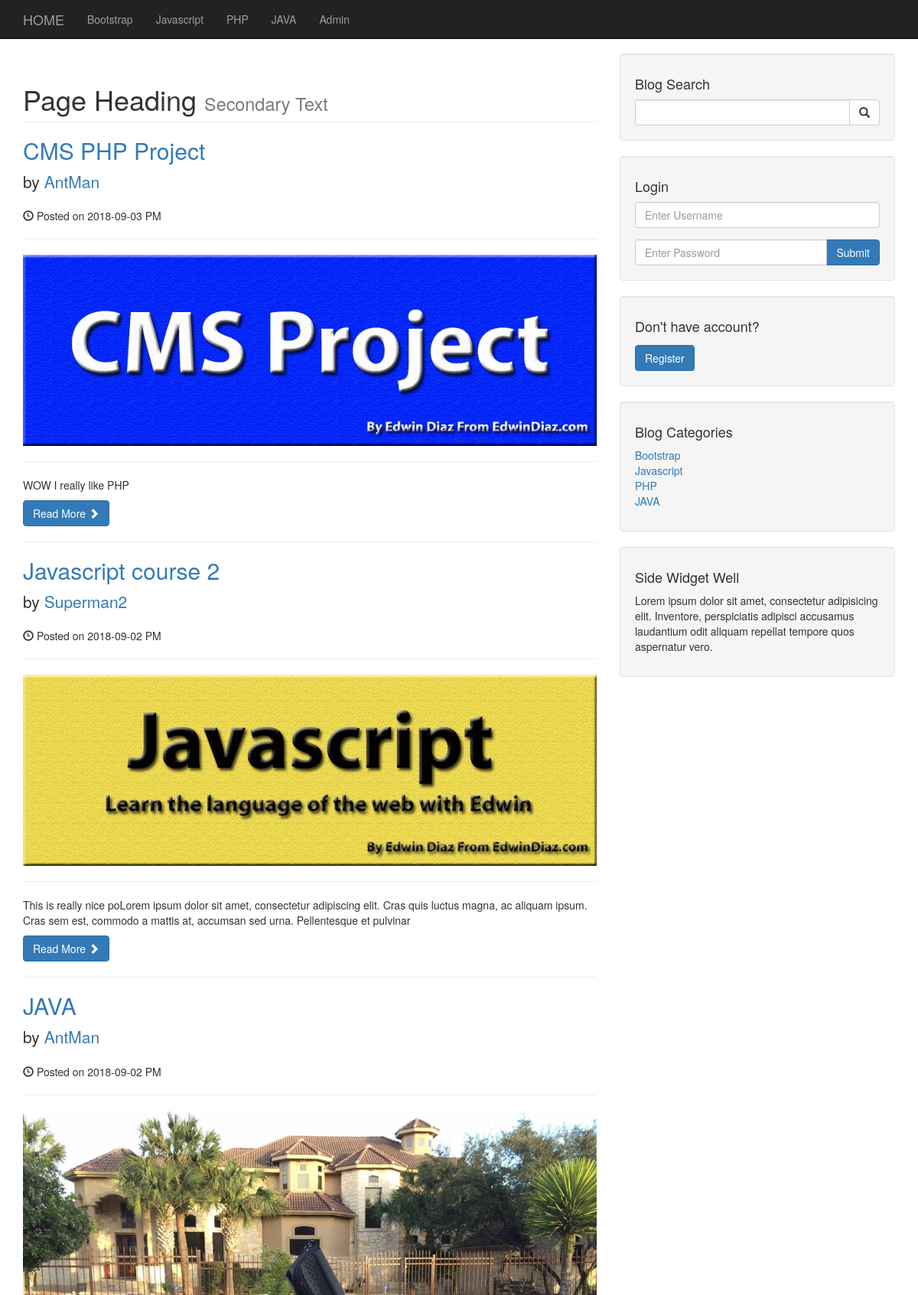
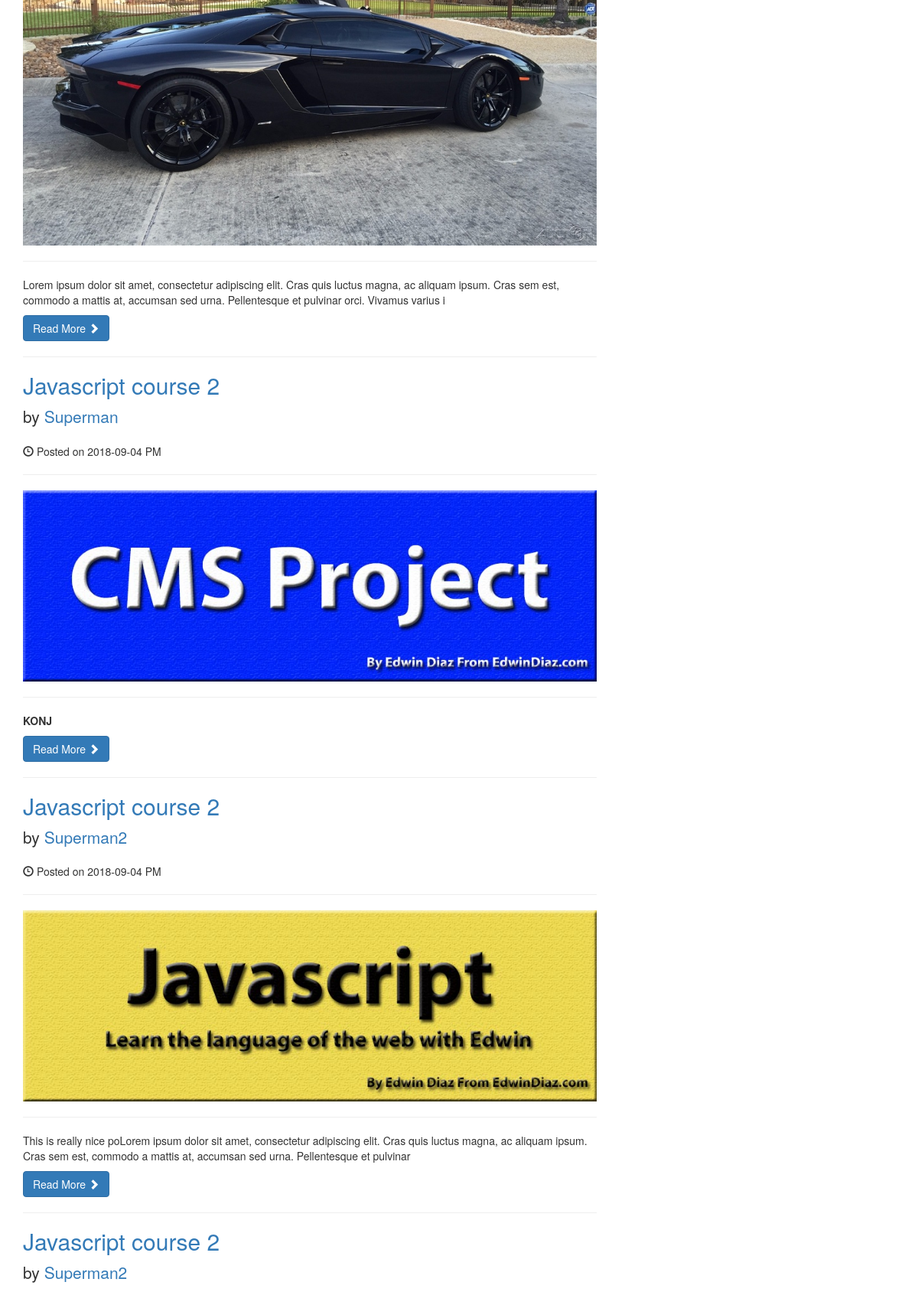
The page /cms/index_old.php (upper part) on the database its author committed (2 pictures, top to bottom).
### tables this page shows
CREATE TABLE `categories` (
  `cat_id` int(3) NOT NULL,
  `cat_title` varchar(255) NOT NULL
);

CREATE TABLE `posts` (
  `post_id` int(3) NOT NULL,
  `post_category_id` int(3) NOT NULL,
  `post_title` varchar(255) NOT NULL,
  `post_author` varchar(255) NOT NULL,
  `post_date` date NOT NULL,
  `post_image` text NOT NULL,
  `post_content` text NOT NULL,
  `post_tags` varchar(255) NOT NULL,
  `post_status` varchar(255) NOT NULL DEFAULT 'draft',
  `post_views_count` int(11) NOT NULL DEFAULT '0'
);

### cms/index_old.php (the view, shortened to what this page needs)
<?php include "includes/db.php"; ?>
<?php include "includes/header.php"; ?>
    <?php include "includes/navigation.php"; ?>
    <div class="container">
        <div class="row">
            <div class="col-md-8">
                 <h1 class="page-header">
                    Page Heading
                    <small>Secondary Text</small>
                </h1>
                <?php
                    $query = "SELECT * FROM posts WHERE post_status like 'published'";
                    $result = mysqli_query($connection, $query);
                    while ($row = mysqli_fetch_assoc($result)){
                        $post_id = $row['post_id'];
                        $post_title = $row['post_title'];
                        $post_author = $row['post_author'];
                        $post_date = $row['post_date'];
                        $post_image = $row['post_image'];
                        $post_content = substr($row['post_content'], 0, 200);
                    ?>
                <h2>
                    <a href="post.php?p_id=<?php echo $post_id ?>"><?php echo $post_title ?></a>
                </h2>
                <p class="lead">
                    by <a href="author_posts.php?author=<?php echo $post_author ?>&p_id=<?php echo $post_id ?>"><?php echo $post_author ?></a>
                </p>
                <p><span class="glyphicon glyphicon-time"></span> Posted on <?php echo $post_date ?> PM</p>
                <hr>
                    <a href="post.php?p_id=<?php echo $post_id ?>">
                        <img class="img-responsive" src="images/<?php echo $post_image ?>" alt="">
                    </a>
                <hr>
                <p><?php echo $post_content ?></p>
                <a class="btn btn-primary" href="post.php?p_id=<?php echo $post_id ?>">Read More <span class="glyphicon glyphicon-chevron-right"></span></a>
                <hr>
                <?php
                }
                ?>
            </div>
            <?php include "includes/sidebar.php"; ?>
        </div>
<?php include "includes/footer.php"; ?>

### cms/includes/navigation.php (shortened to what this page needs)
<nav class="navbar navbar-inverse navbar-fixed-top" role="navigation">
    <div class="container">
        <div class="navbar-header">
            <a class="navbar-brand" href="index.php">HOME</a>
        </div>
        <div class="collapse navbar-collapse" id="bs-example-navbar-collapse-1">
            <ul class="nav navbar-nav">
                <?php
                    $query = "SELECT * FROM categories";
                    $result = mysqli_query($connection, $query);
                    while ($row = mysqli_fetch_assoc($result)){
                        $cat_title = $row['cat_title'];
                        echo "<li><a href='#'>{$cat_title}</a></li>";
                    }
                ?>
               <li><a href='admin/index.php'>Admin</a></li>
            </ul>
        </div>
    </div>
</nav>

### cms/includes/sidebar.php
<div class="col-md-4">
    <div class="well">
        <h4>Blog Search</h4>
        <form action="search.php" method="post">
            <div class="input-group">
                <input name="search" type="text" class="form-control">
                <span class="input-group-btn">
                    <button name="submit" class="btn btn-default" type="submit">
                        <span class="glyphicon glyphicon-search"></span>
                </button>
                </span>
            </div>
        </form>
    </div>
    <div class="well">
        <h4>Login</h4>
        <form action="includes/login.php" method="post">
            <div class="form-group">
                <input name="username" type="text" class="form-control" placeholder="Enter Username">
            </div>
            <div class="input-group">
                <input name="password" type="password" class="form-control" placeholder="Enter Password">
                <span class="input-group-btn">
                    <button class="btn btn-primary" name='login' type="submit">Submit</button>
                </span>
            </div>
        </form>
    </div>
    <div class="well">
        <h4>Don't have account?</h4>
        <form action="registration.php" style="padding-top: 5px">
            <div class="input-group">
                <input type="submit" value="Register" id="btn-login" class="btn btn-primary btn-md btn-block">
            </div>
        </form>
    </div>
    <div class="well">
        <?php
            $query = "SELECT * FROM categories";
            $result = mysqli_query($connection, $query);
        ?>
        <h4>Blog Categories</h4>
        <div class="row">
            <div class="col-lg-12">
                <ul class="list-unstyled">
                    <?php
                    while ($row = mysqli_fetch_assoc($result)){
                        $cat_title = $row['cat_title'];
                        $cat_id = $row['cat_id'];
                        echo "<li><a href='category.php?category=$cat_id'>{$cat_title}</a></li>";
                        }
                    ?>
                </ul>
            </div>
        </div>
    </div>
    <?php include "widget.php"?>
</div>

### cms/css/blog-home.css (style rules this page uses)
body { padding-top: 70px; }

### rows shown on the page
categories: cat_title "Bootstrap"
categories: cat_title "Javascript"
categories: cat_title "PHP"
categories: cat_title "JAVA"
posts: post_title "CMS PHP Project", post_author "AntMan", post_date "2018-09-03", post_image (picture), post_content "WOW I really like PHP"
posts: post_title "Javascript course 2", post_author "Superman2", post_date "2018-09-02", post_image (picture), post_content "This is really nice poLorem ipsum dolor sit amet, consectetur adipiscing elit. Cras quis luctus magna, ac aliquam ipsum. Cras sem est, commodo a mattis at, accumsan sed urna. Pellentesque et pulvinar"
posts: post_title "JAVA", post_author "AntMan", post_date "2018-09-02", post_image (picture), post_content "Lorem ipsum dolor sit amet, consectetur adipiscing elit. Cras quis luctus magna, ac aliquam ipsum. Cras sem est, commodo a mattis at, accumsan sed urna. Pellentesque et pulvinar orci. Vivamus varius i"
posts: post_title "Javascript course 2", post_author "Superman", post_date "2018-09-04", post_image (picture), post_content "KONJ"
posts: post_title "Javascript course 2", post_author "Superman2", post_date "2018-09-04", post_image (picture), post_content "This is really nice poLorem ipsum dolor sit amet, consectetur adipiscing elit. Cras quis luctus magna, ac aliquam ipsum. Cras sem est, commodo a mattis at, accumsan sed urna. Pellentesque et pulvinar"
posts: post_title "Javascript course 2", post_author "Superman2"
